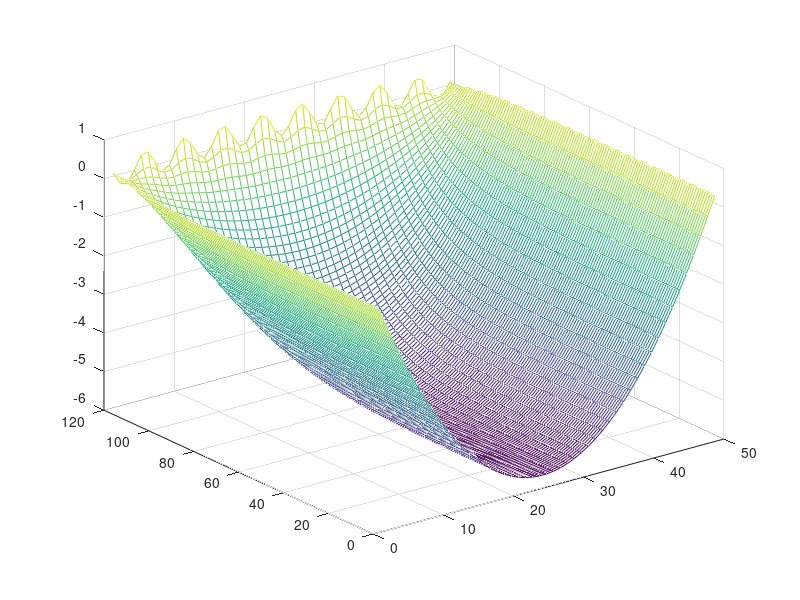

The MATLAB script that drew this image:
%%% Part 2 of CE2. David Ahnlund and Emil Gestsson
clear, clc;
%Coefficients
Lx = 12; Ly = 5; T_ext = 25;

%% A

N = 60*2; M = 25*2;
h = Lx/N;  %should be same as Ly/M
F = 2 * ones(N-1,M-1);

Sx = -1/h^2 * (diag(-ones(N-2,1),-1)+diag(2*ones(N-1,1),0) + diag(-ones(N-2,1),1));
Sy = -1/h^2 * (diag(-ones(M-2,1),-1)+diag(2*ones(M-1,1),0) + diag(-ones(M-2,1),1));

%Boundary condition for x
Sx(1,1) = 2/(3*h^2); Sx(1,2) = -2/(3*h^2);
Sx(end,end) = 2/(3*h^2); Sx(end, end-1) = 4/(3*h^2);

%Boundary condition for y
Sy(end,end) = 2/(3*h^2); Sy(end, end-1) = 4/(3*h^2);

A = kron(eye(size(Sy)),Sx) + kron(Sy, eye(size(Sx)));

F(:,1) = F(:,1) - T_ext;

f = reshape(F, (N-1)*(M-1),1);

u = A\f;

U = reshape(u, (N-1), (M-1));

mesh(U)